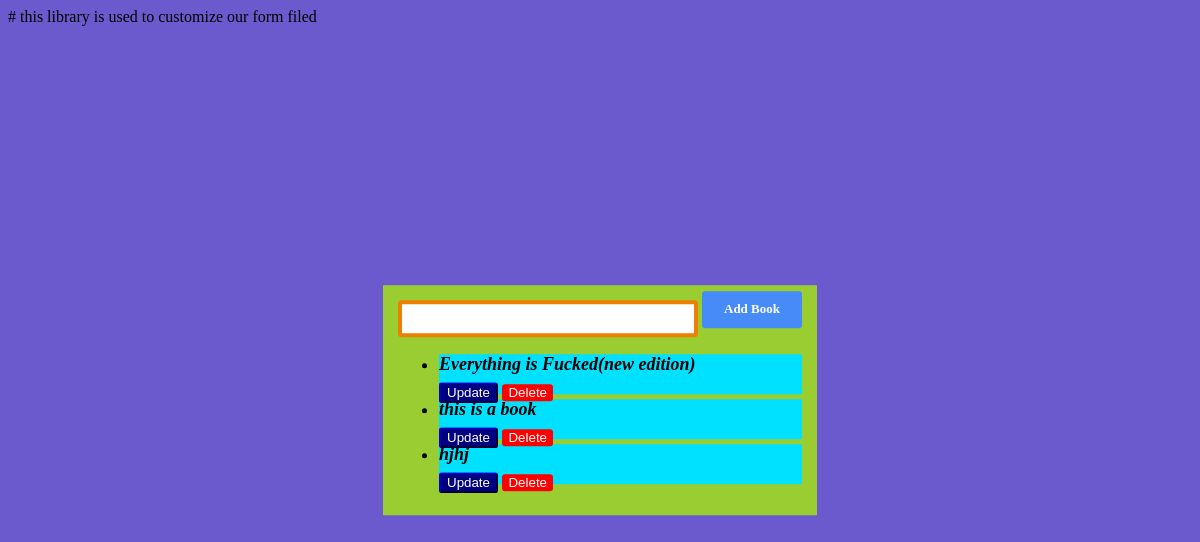
Before: / with the older database file.
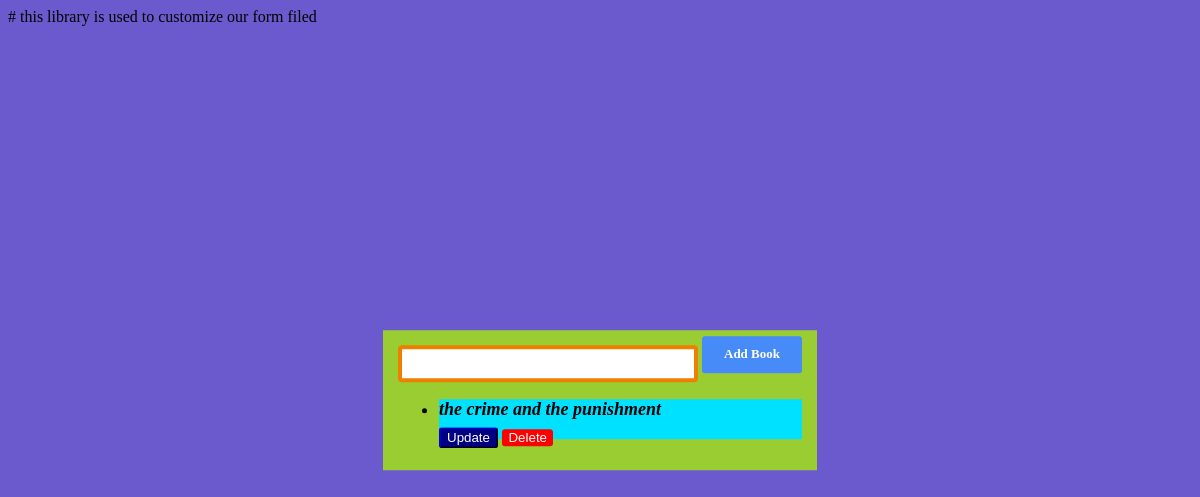
After: the same page with the newer database file.
### MyTodoList/models.py (models this page shows, shortened)
class Todo(models.Model):
    Booktitle=models.CharField(max_length=500)

### MyTodoList/views.py (the view)
# urls.py: path('', views.Adminpage, name="home" ),
def Adminpage(request):
    form=TodoForm()
    Todos=Todo.objects.all()
    if request.method=="POST":
        form=TodoForm(request.POST)
        if form.is_valid():
            form.save()      # saving
    context={"form":form, "Todos":Todos}
    return render(request,'index.html',context)

### MyTodoList/forms.py
class TodoForm(forms.ModelForm):
    class Meta:
        model = Todo
        fields=['Booktitle']

### MyTodoList/templates/index.html (shortened to what this page needs)
{% load widget_tweaks %}  # this library is used to customize our form filed
{% load static %}
<!DOCTYPE html>
<html lang="en">
<head>
    <link rel="stylesheet" href="{% static 'css/style.css' %}">
</head>
<body>
    <div id="block">
        <div id="input_block">
            <form method="POST">
                {% render_field form.Booktitle id='input' %}
                <Button id="input_Button" type="submit">Add Book</Button>
            </form>
             <ul>
                     {% for todo in Todos%}
                    <li id="list_element">{{todo.Booktitle}} <div id="two_Button"><a href="{% url 'update_todo' todo.id %}"> <Button id="date_Button"> Update </Button></a>
                        <a href="{% url 'delete_todo' todo.id %}"> <button id="delete_Button" >Delete</button></a></div>
                  {% endfor %}
              </ul>
        </div>
    </div>
</body>
</html>

### MyTodoList/static/css/style.css (style rules this page uses)
body { background-color: slateblue; }
#block { position: absolute; left: 50%; top: 50%; transform: translate(-50%, -50%); border: 5px yellowgreen;; padding: 15px; background-color: yellowgreen; }
#input { height: 37px; width:300px; border-radius: 4px; border: 4px solid rgb(238, 127, 0); ; }
#input_Button { position: relative; top:-10px; -ms-grid-row-align: center; padding:6px 0 6px 0; font:bold 13px italic; background:#478bf9; color:#fff; border-radius:3px; width:100px; height: 37px; border:none; }
#two_Button { position: relative; margin-right: 1px; margin-left: auto; margin-top: 6px; }
#list_element { height: 40px; margin-bottom: 5px; text-decoration: none; margin-left: 1px; background-color:#00e1ff; font-style: italic; font-size: large; font-weight: bold; }
#delete_Button { background-color: red; color:white; border:white; border-radius:3px; }
#date_Button { background-color: navy; color:white; border-color:navy; border-radius:3px; }

Changed rows visible on the page:
removed Todo: Booktitle "Everything is Fucked(new edition)"
removed Todo: Booktitle "this is a book"
removed Todo: Booktitle "hjhj"
added Todo: Booktitle "the crime and the punishment"
